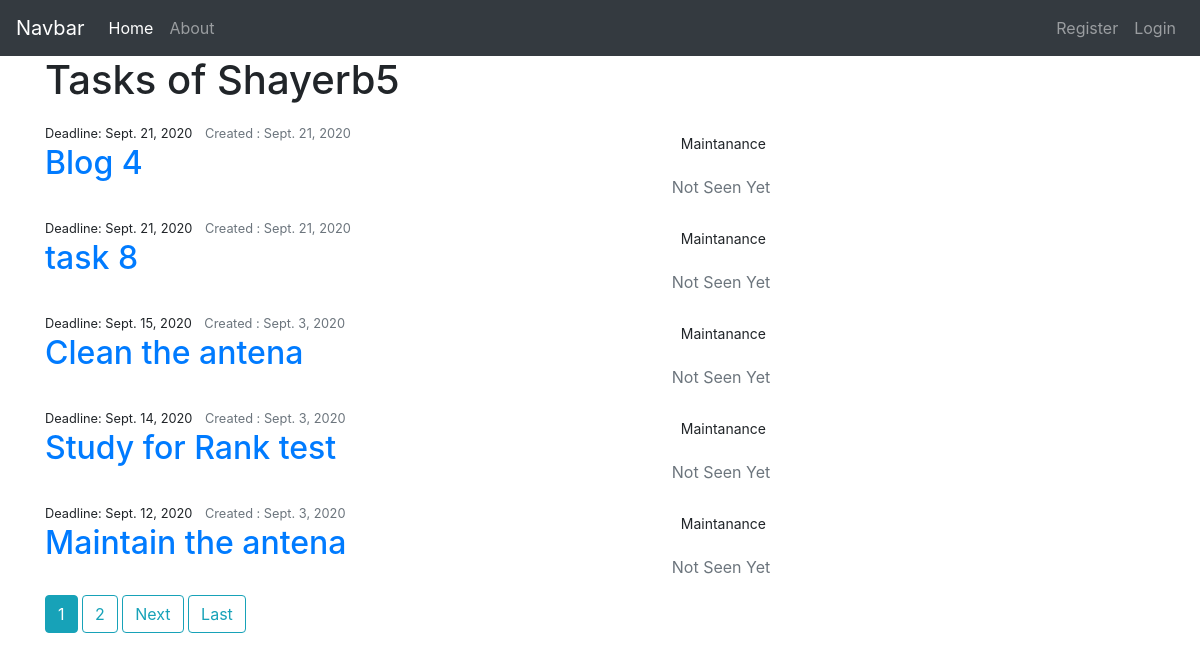
The app's page /user/Shayerb5/ with its own data.
### todo_list/models.py (models this page shows, shortened)
class TodoList(models.Model): #Todolist able name that inherits models.Model
    statuses=[('Not Seen Yet','Not Seen Yet'),('Working on it','Working on it'),('Done','Done'),('Stuck','Stuck')]
    user1=get_user_model().username
    title = models.CharField(max_length=250) # a varchar
    content = models.TextField(blank=True) # a text field
    created = models.DateField(default=timezone.now().strftime("%Y-%m-%d")) # a date
    due_date = models.DateField(default=timezone.now().strftime("%Y-%m-%d")) # a date
    category = models.ForeignKey(Category, default="general",on_delete=models.CASCADE) # a foreignkey
    status = models.CharField(max_length=100,choices=statuses,default='Not Seen Yet')
    user = models.ForeignKey(User,on_delete=models.CASCADE)
    responsibles=models.ForeignKey('users.Profile', on_delete=models.CASCADE, related_name="responsible")
    deadline=models.BooleanField(default=False)

class Category(models.Model): # The Category table name that inherits models.Model
    name = models.CharField(max_length=100) #Like a varchar
    class Meta:
        verbose_name = ("Category")
        verbose_name_plural = ("Categories")
    def __str__(self):
        return self.name #name to be shown when called

### todo_list/views.py (the view)
# urls.py: path('user/<str:username>/', UserTodoListView.as_view(), name='user-tasks'),
class UserTodoListView(ListView):
	model=TodoList
	template_name='todo_list/user_tasks.html'
	context_object_name='tasks'
	paginate_by = 5
	def get_queryset(self):
		user1 = get_object_or_404(User, username=self.kwargs.get('username'))
		return TodoList.objects.filter(responsibles=user1.profile).order_by('-due_date')

### todo_list/templates/todo_list/user_tasks.html (shortened to what this page needs)
{% extends "todo_list/base.html" %}
{% block content %}
<h1 class="mb-3">Tasks of {{ view.kwargs.username }}</h1>
	{%for task in tasks %}
		<article class="media content-section">
		  <div class="media-body">
		    <div class="article-metadata">
		      <small class="mr-2" href="#">Deadline: {{ task.due_date }}</small>
		      <small class="text-muted"> Created : {{ task.created }}</small>
			    </div>
		    <h2><a class="article-title" href="{% url 'task-detail' task.id %}">{{ task.title }}</a></h2>
		  </div>
		<div>
		  <p class="btn btn-sm mt-2 mb-3" href="#">{{ task.category }}</p>
		  {% if task.status == 'Not Seen Yet' %}
		  <p class="text-secondary" href="#">{{ task.status }}</p>
		  {% elif task.status == 'Done' %}
		  <p class="text-success" href="#">{{ task.status }}</p>
		  {% elif task.status == 'Working on it' %}
		  <p class="text-warning" href="#">{{ task.status }}</p>
		  {% elif task.status == 'Stuck' %}
		  <p class="text-danger" href="#">{{ task.status }}</p>
		  {% endif %}
		</div>
	</article>
	{% endfor%}
{% endblock content %}

### todo_list/static/todo_list/main.css (style rules this page uses)
body { margin-top:20px; background:#eee; }

### records on screen
TodoList: due_date "Sept. 21, 2020", created "Sept. 21, 2020", title "Blog 4", category "Maintanance", status "Not Seen Yet"
TodoList: due_date "Sept. 21, 2020", created "Sept. 21, 2020", title "task 8", category "Maintanance", status "Not Seen Yet"
TodoList: due_date "Sept. 15, 2020", created "Sept. 3, 2020", title "Clean the antena", category "Maintanance", status "Not Seen Yet"
TodoList: due_date "Sept. 14, 2020", created "Sept. 3, 2020", title "Study for Rank test", category "Maintanance", status "Not Seen Yet"
TodoList: due_date "Sept. 12, 2020", created "Sept. 3, 2020", title "Maintain the antena", category "Maintanance", status "Not Seen Yet"

### other values on screen
{{ view.kwargs.username }} "Shayerb5"
{{ num }} "1"
{{ num }} "2"
